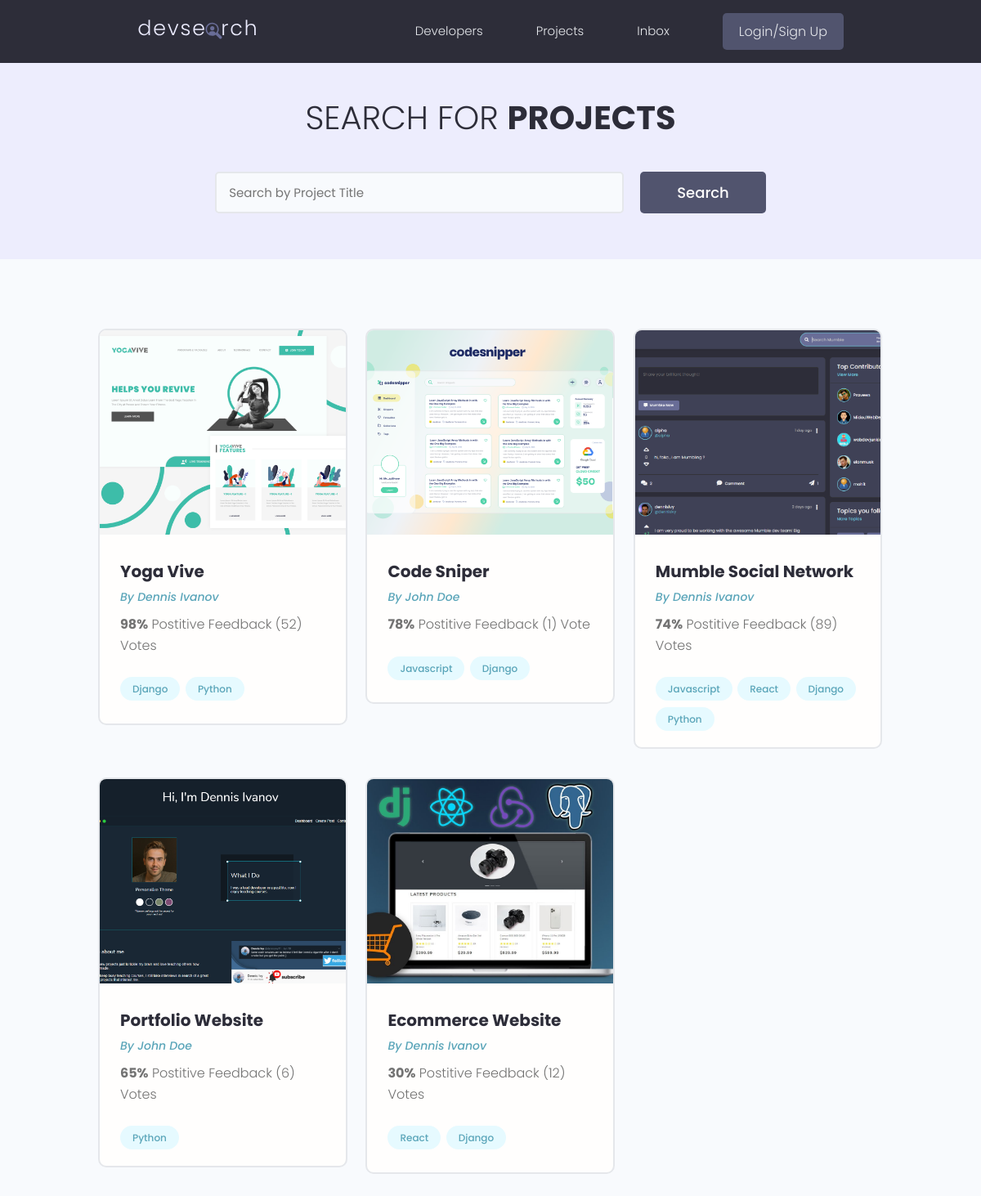
Page /projects/?page=2 on the earlier database version.
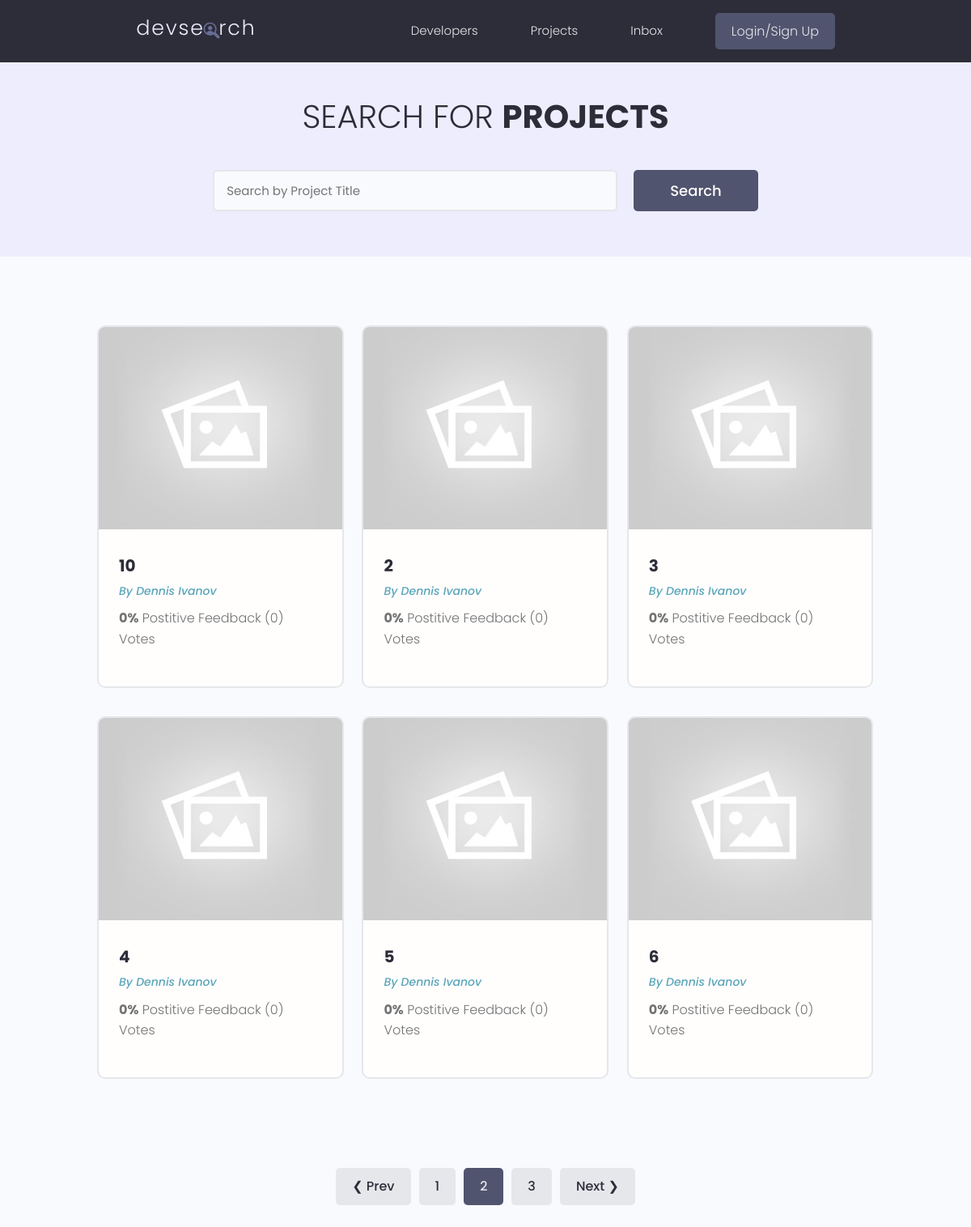
Same page on the later database version.
### projects/models.py (models this page shows, shortened)
class Project(models.Model):
    owner = models.ForeignKey(Profile, null=True, blank=True, on_delete=models.SET_NULL) # one to many
    title = models.CharField(max_length=200)
    description = models.TextField(null=True, blank = True)
    featured_image = models.ImageField(null=True, blank=True, default="default.jpg") # profile picture and default image , also pip install pillow
    demo_link = models.CharField(max_length=2000, null=True, blank=True)
    source_link = models.CharField(max_length=2000, null=True , blank=True)
    tags = models.ManyToManyField('Tag',blank=True) # tag in quotes because the Tag model is below, if its above no need quotes
    vote_total = models.IntegerField(default=0,null=True,blank=True)
    vote_ratio = models.IntegerField(default=0,null=True,blank=True)
    created = models.DateTimeField(auto_now_add=True)
    id = models.UUIDField(default=uuid.uuid4, unique=True, primary_key=True, editable=False)
    class Meta:
        ordering = ['-vote_ratio','-vote_total', 'title'] #high ratio and high total will be sorted first

class Tag(models.Model):
    name = models.CharField(max_length=200)
    created = models.DateTimeField(auto_now_add=True)
    id = models.UUIDField(default=uuid.uuid4, unique=True, primary_key=True, editable=False)
    def __str__(self) :
        return self.name

### users/models.py (models this page shows, shortened)
class Profile(models.Model):
    user = models.OneToOneField(User, on_delete=models.CASCADE, null=True, blank=True)
    name = models.CharField(max_length=200, blank=True, null=True)
    email = models.EmailField(max_length=500, blank=True, null=True)
    username = models.CharField(max_length=200, blank=True, null=True)
    location = models.CharField(max_length=200, blank=True, null=True)
    short_intro = models.CharField(max_length=200, blank=True, null=True)
    bio = models.TextField(blank=True, null=True)
    profile_image = models.ImageField(null=True, blank=True, upload_to='profiles/', default="profiles/user-default.png") # upload it to the profiles folder under static
    social_github = models.CharField(max_length=200, blank=True, null=True)
    social_twitter = models.CharField(max_length=200, blank=True, null=True)
    social_linkedin = models.CharField(max_length=200, blank=True, null=True)
    social_youtube= models.CharField(max_length=200, blank=True, null=True)
    social_website = models.CharField(max_length=200, blank=True, null=True)
    created = models.DateTimeField(auto_now_add=True)
    id = models.UUIDField(default=uuid.uuid4, unique=True, primary_key=True, editable=False)

### projects/views.py (the view)
# urls.py: path('projects/',include('projects.urls')), #go to projects folder --> go to urls.py file
def projects(request):
    projects, search_query = searchProjects(request)
    custom_range, projects = paginateProjects(request, projects, 6)  #6 number of projects per page
    context = {'projects':projects, 'search_query':search_query,  'custom_range':custom_range}
    return render(request,'projects/projects.html',context) #appname/htmlpage

### projects/utils.py (called while the page is built)
def searchProjects(request):
    search_query = ''
    if request.GET.get('search_query'): #getting the Search value
        search_query = request.GET.get('search_query')
    tags = Tag.objects.filter(name__icontains=search_query)
    projects = Project.objects.distinct().filter(Q(title__icontains = search_query) | Q(description__icontains = search_query)|Q(owner__name__icontains = search_query) | Q(tags__in = tags)) #into parent owner-->into attribute bane
    return projects , search_query

### projects/templates/projects/projects.html (shortened to what this page needs)
{% extends 'main.html' %}
{% block content %}
<main class="projects">
    <section class="hero-section text-center">
      <div class="container container--narrow">
        <div class="hero-section__box">
          <h2>Search for <span>Projects</span></h2>
        </div>
        <div class="hero-section__search">
          <form id="searchForm" class="form" action="{% url 'projects' %}" method="get">
            <div class="form__field">
              <input class="input input--text" id="formInput#search" type="text" name="search_query"
                value="{{search_query}}" placeholder="Search by Project Title" />
            </div>
            <input class="btn btn--sub btn--lg" type="submit" value="Search" />
          </form>
        </div>
      </div>
    </section>
    <section class="projectsList">
      <div class="container">
        <div class="grid grid--three">
          {% for project in projects %}
          <div class="column">
            <div class="card project">
              <a href="{% url 'project' project.id %}" class="project">
                <img class="project__thumbnail" src="{{project.featured_image.url}}" alt="project thumbnail" />
                <div class="card__body">
                  <h3 class="project__title">{{project.title}}</h3>
                  <p><a class="project__author" href="{% url 'user-profile' project.owner.id %}">By {{project.owner.name}}</a></p>
                  <p class="project--rating">
                    <span style="font-weight: bold;">{{project.vote_ratio}}%</span> Postitive
                    Feedback ({{project.vote_total}}) Vote{{project.vote_total|pluralize:"s"}}
                  </p>
                  <div class="project__tags">
                    {% for tag in project.tags.all %}
                    <span class="tag tag--pill tag--main">
                      <small>{{tag}}</small>
                    </span>
                    {% endfor %}
                  </div>
                </div>
              </a>
            </div>
          </div>
          {% endfor %}
        </div>
      </div>
    </section>
    {% include 'pagination.html' with queryset=projects custom_range=custom_range %}
  </main>
{% endblock content %}

Differences in the rows shown:
no longer on this page (row unchanged): Project: featured_image (picture), title "Yoga Vive", owner.name "Dennis Ivanov", vote_ratio "98", vote_total "52"
no longer on this page (row unchanged): Tag: name "Django"
no longer on this page (row unchanged): Tag: name "Python"
no longer on this page (row unchanged): Project: featured_image (picture), title "Code Sniper", owner.name "John Doe", vote_ratio "78", vote_total "1"
no longer on this page (row unchanged): Tag: name "Javascript"
no longer on this page (row unchanged): Project: featured_image (picture), title "Mumble Social Network", owner.name "Dennis Ivanov", vote_ratio "74", vote_total "89"
no longer on this page (row unchanged): Tag: name "React"
no longer on this page (row unchanged): Project: featured_image (picture), title "Portfolio Website", owner.name "John Doe", vote_ratio "65", vote_total "6"
no longer on this page (row unchanged): Project: featured_image (picture), title "Ecommerce Website", owner.name "Dennis Ivanov", vote_ratio "30", vote_total "12"
added Project: featured_image (placeholder picture), title "10", owner.name "Dennis Ivanov", vote_ratio "0", vote_total "0"
added Project: featured_image (placeholder picture), title "2", owner.name "Dennis Ivanov", vote_ratio "0", vote_total "0"
added Project: featured_image (placeholder picture), title "3", owner.name "Dennis Ivanov", vote_ratio "0", vote_total "0"
added Project: featured_image (placeholder picture), title "4", owner.name "Dennis Ivanov", vote_ratio "0", vote_total "0"
added Project: featured_image (placeholder picture), title "5", owner.name "Dennis Ivanov", vote_ratio "0", vote_total "0"
added Project: featured_image (placeholder picture), title "6", owner.name "Dennis Ivanov", vote_ratio "0", vote_total "0"
Other differences:
text now shown: "❮ Prev Next ❯"
new list line: "1"
new list line: "2"
new list line: "3"
